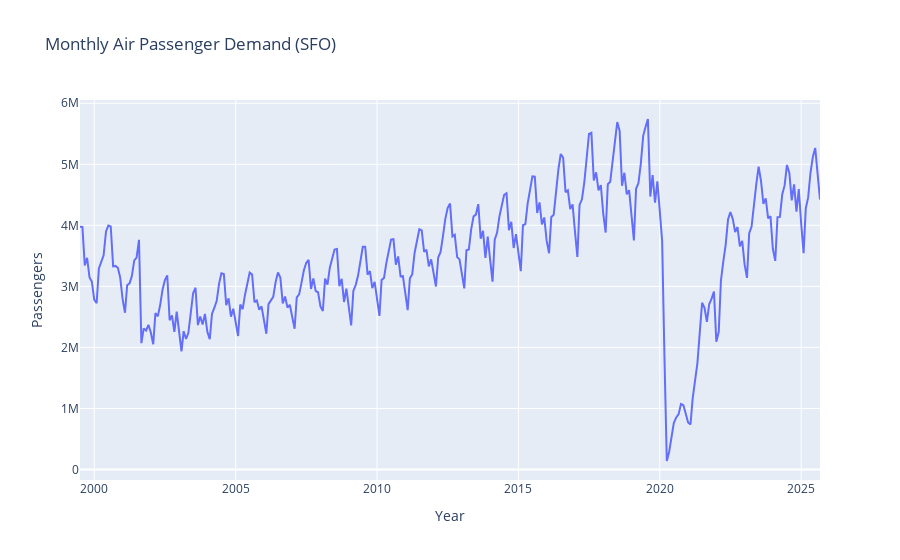

The notebook cell this image was saved under:
### Code cell
# Time Series Plot (Full Series)

fig = px.line(
    monthly_demand,
    x="Activity Period",
    y="Passenger Count",
    title="Monthly Air Passenger Demand (SFO)",
)

fig.update_layout(
    xaxis_title="Year",
    yaxis_title="Passengers",
    hovermode="x unified"
)

fig.show()

### Figure 1 — Plotly figure (JSON) as saved in the notebook; plotly's stock layout.template omitted (floating-point values rounded to 4 significant figures; data arrays with more than 128 entries replaced by an {"elided": "..."} marker saying what was removed)
{"data": [{"hovertemplate": "Activity Period=%{x}<br>Passenger Count=%{y}<extra></extra>", "legendgroup": "", "line": {"color": "#636efa", "dash": "solid"}, "marker": {"symbol": "circle"}, "mode": "lines", "name": "", "orientation": "v", "showlegend": false, "type": "scatter", "x": {"elided": "315 str values"}, "xaxis": "x", "y": {"elided": "315 int values"}, "yaxis": "y"}], "layout": {"hovermode": "x unified", "legend": {"tracegroupgap": 0}, "title": {"text": "Monthly Air Passenger Demand (SFO)"}, "xaxis": {"anchor": "y", "domain": [0, 1], "title": {"text": "Year"}}, "yaxis": {"anchor": "x", "domain": [0, 1], "title": {"text": "Passengers"}}}}
